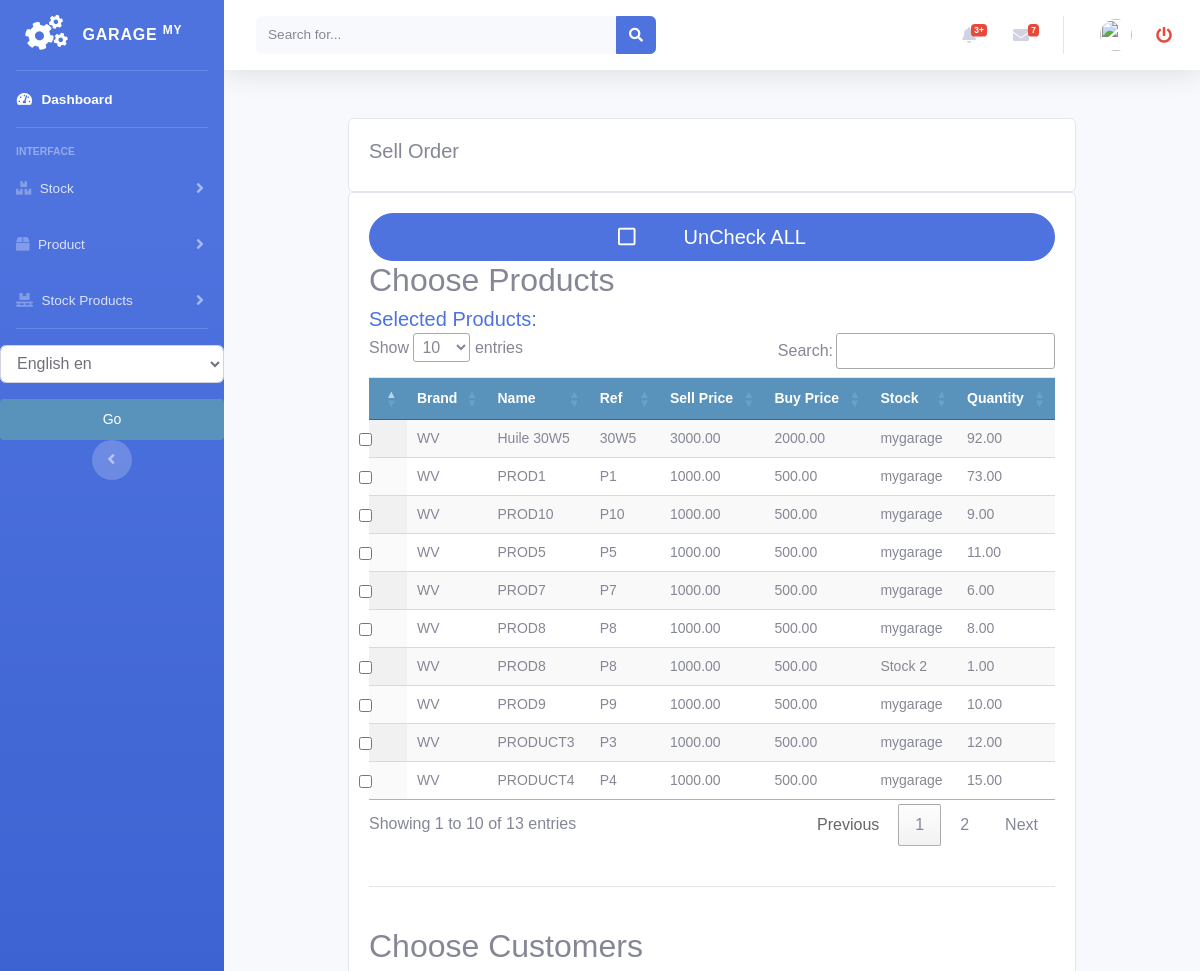
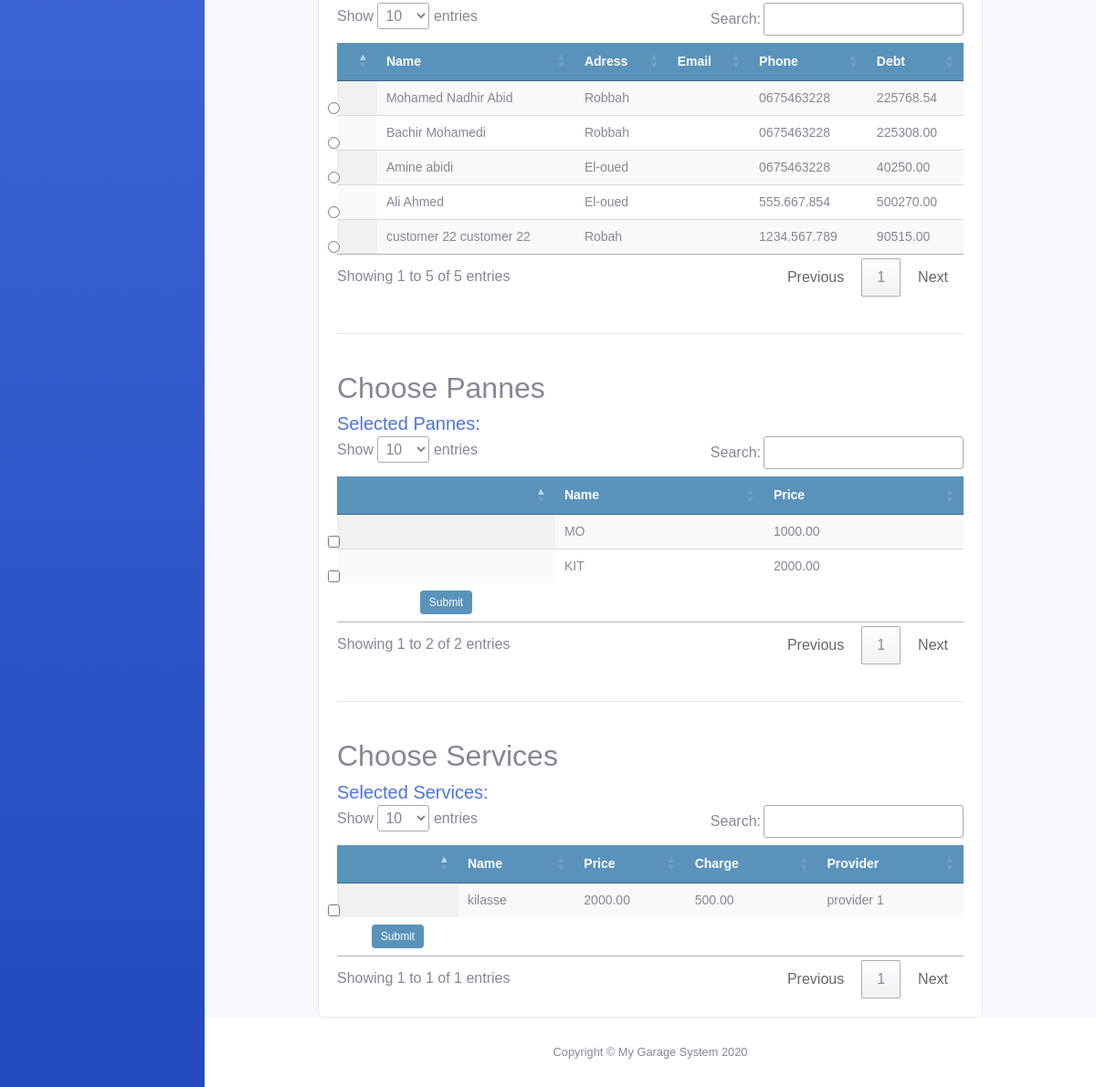
Screenshot of /stock/order_stockproduct_list with the database file from the repository (2 pictures, top to bottom).
### stock/models.py (models this page shows, shortened)
class StockProduct(models.Model):
    product = models.ForeignKey(Product, null=True, on_delete=models.CASCADE)
    quantity = models.DecimalField(max_digits=10, decimal_places=2, default=0)
    stock = models.ForeignKey(Stock, null=True, on_delete=models.CASCADE)
    class Meta:
        ordering = ('product',)
        verbose_name = 'stockproduct'
        verbose_name_plural = 'stockproducts'

class Stock(models.Model):
    name = models.CharField(max_length=250, null=True)
    class Meta:
        ordering = ('name',)
        verbose_name = 'stock'
        verbose_name_plural = 'stocks'
    def __str__(self):
        return self.name

### product/models.py (models this page shows, shortened)
class Product(models.Model):
    brand = models.CharField(max_length=250, null=True)
    name = models.CharField(max_length=250, null=True)
    ref = models.CharField(max_length=250, null=True)
    desc = models.CharField(max_length=250, null=True, blank=True)
    image = models.ImageField(upload_to='products/%Y/%m/%d', blank=True, )
    buyprice = models.DecimalField(max_digits=10, null=True, decimal_places=2, default=0)
    sellprice = models.DecimalField(max_digits=10, null=True, decimal_places=2, default=0)
    alert_quantity = models.PositiveIntegerField(default=1, blank=True, null=True)
    stock = models.ForeignKey('stock.Stock', blank=False, null=False, on_delete=models.CASCADE, default=1)
    class Meta:
        ordering = ('name',)
        verbose_name = 'product'
        verbose_name_plural = 'products'

### customer/models.py (models this page shows, shortened)
class Customer(models.Model):
    firstname = models.CharField(max_length=250, null=True)
    lastname = models.CharField(max_length=250, null=True)
    address = models.CharField(max_length=200, null=True)
    phone = models.CharField(max_length=200, null=True)
    date_created = models.DateTimeField(auto_now_add=True, null=True)
    date_updated = models.DateTimeField(auto_now=True)
    date_joined = models.DateField(null=True)
    enterprise = models.BooleanField(default=False)
    debt = models.DecimalField(max_digits=10, decimal_places=2, null=True, default=0)

### rdv/models.py (models this page shows)
class Panne(models.Model):
    desc = models.TextField(null=True, blank=True)
    price = models.DecimalField(max_digits=10, decimal_places=2)

### services/models.py (models this page shows, shortened)
class Service(models.Model):
    name = models.CharField(max_length=200, null=True)
    price = models.DecimalField(max_digits=10, decimal_places=2)
    charge = models.DecimalField(max_digits=10, decimal_places=2)
    provider = models.ForeignKey(ServiceProvider, on_delete=models.DO_NOTHING)
    created = models.DateTimeField(auto_now_add=True)
    updated = models.DateTimeField(auto_now=True)

class ServiceProvider(models.Model):
    name = models.CharField(max_length=200, null=True)
    phone = models.CharField(max_length=200, null=True)
    created = models.DateTimeField(auto_now_add=True)
    updated = models.DateTimeField(auto_now=True)
    credit = models.DecimalField(max_digits=10, decimal_places=2, null=True, default=0.0)
    def __str__(self):
        return self.name

### stock/views.py (the view, shortened to what this page needs)
# urls.py: path('order_stockproduct_list', views.order_stockproduct_list, name='order_stockproduct_list'),
def order_stockproduct_list(request):
    stockproducts = StockProduct.objects.all().filter(quantity__gt=0)
    customers = Customer.objects.all()
    pannes = Panne.objects.all()
    services = Service.objects.all()
    context = {
        'customers': customers,
        'stockproducts': stockproducts,
        'pannes': pannes,
        "services": services,
    }
    return render(request, 'stockproduct/order_list_stockproduct.html', context)

### accounts/templatetags/erpextra.py (called while the page is built)
@register.filter(name='has_group')
def has_group(user, group_name):
    group = Group.objects.get(name=group_name)
    return True if group in user.groups.all() else False

### stock/templates/stockproduct/order_list_stockproduct.html (shortened to what this page needs)
{% extends 'home.html' %}
{% load static %}
{% load i18n %}
{% block content %}
<br>
<div class="container">
    <div class="row">
        <div class="col-md">
            <div class="card card-body">
                <h5>{% trans "Sell Order" %}</h5>
            </div>
            <div class="card card-body">
                <button class="btn btn-primary btn-lg rounded-pill check" onclick="uncheck_all()"><i class="far fa-square text-left pr-5"></i>UnCheck ALL</button>
                <form id="order-form" action="" method="post">
                    {% csrf_token %}
                    <h2>{% trans "Choose Products" %}</h2>
                    <div>
                        <h5 class="text-primary d-inline">
                            {% trans "Selected Products"  %}:
                        </h5>
                    </div>
                    <table id="table_id" class=" table display text-center">
                        <thead>
                            <tr>
                                <th><label class="form-check-label" for="{{prod.id}}"></label></th>
                                <th>{% trans "Brand" %}</th>
                                <th>{% trans "Name" %}</th>
                                <th>{% trans "Ref" %}</th>
                                <th>{% trans "Sell Price" %}</th>
                                <th>{% trans "Buy Price" %}</th>
                                <th>{% trans "Stock" %}</th>
                                <th>{% trans "Quantity" %}</th>
                            </tr>
                        </thead>
                        <tbody>
                            {% for prod in stockproducts %}
                            <tr class="row{% cycle '1' '2' %}">
                                <td>
                                    <input onclick="count_products(this.id)" class="form-check-input product-input" type="checkbox" value="{{prod.id}}"
                                        id="{{prod.id}}" name="products">
                                </td>
                                <td>
                                    {{prod.product.brand}}
                                </td>
                                <td>
                                    {{prod.product.name}}
                                </td>
                                <td>
                                    {{prod.product.ref}}
                                </td>
                                <td>
                                    {{prod.product.sellprice}}
                                </td>
                                <td>
                                    {{prod.product.buyprice}}
                                </td>
                                <td>
                                    {{prod.stock}}
                                </td>
                                <td>
                                    {{prod.quantity}}
                                </td>
                            </tr>
                            {% endfor %}
                        </tbody>
                    </table>
                    <br>
                    <hr>
                    <br>
                    <h2>{% trans "Choose Customers" %}</h2>
                    <table id="table_customer" class="display text-center">
                        <thead>
                            <tr>
                                <th></th>
                                <th>{% trans "Name" %}</th>
                                <th>{% trans "Adress" %}</th>
                                <th>{% trans "Email" %}</th>
                                <th>{% trans "Phone" %}</th>
                                <th>{% trans "Debt" %}</th>
                            </tr>
                        </thead>
                        <tbody>
                            {% for customer in customers %}
                            <tr>
                                <td>
                                    <input class="form-check-input" type="radio" value="{{customer.id}}"
                                        id="{{customer.id}}" name="customers">
                                </td>
                                <td>
                                    {{customer.firstname}}
                                    {{customer.lastname}}
                                </td>
                                <td>
                                    {{customer.address}}
                                </td>
                                <td>
                                </td>
                                <td>
                                    {{customer.phone}}
                                </td>
                                <td>
                                    {{customer.debt}}
                                </td>
                            </tr>
                            {% endfor %}
                        </tbody>
                    </table>
                    <br>
                    <hr>
                    <br>
                    <h2>{% trans "Choose Pannes" %}</h2>
                    <div>
                        <h5 class="text-primary d-inline">
                            {% trans "Selected Pannes" %}:
                        </h5>
                    </div>
                    <table id="table_panne" class="display text-center">
                        <thead>
                            <tr>
                                <th></th>
                                <th>{% trans "Name" %}</th>
                                <th>{% trans "Price" %}</th>
                            </tr>
                        </thead>
                        <tbody>
                            {% for panne in pannes %}
                            <tr class="row{% cycle '1' '2' %}">
                                <td>
                                    <input onclick="count_pannes(this.id)" class="form-check-input panne-input"
                                        type="checkbox" value="{{panne.id}}" id="{{panne.id}}" name="pannes">
                                </td>
                                <td>
                                    {{panne.desc}}
                                </td>
                                <td>
                                    {{panne.price}}
                                </td>
                            </tr>
                            {% endfor %}
                        </tbody>
                        <tr class="text-center">
                            <td class="text-center">
                                <input class="btn btn-primary" type="submit" name="submit">
                            </td>
                        </tr>
                    </table>
                    <br>
                    <hr>
                    <br>
                    <h2>{% trans "Choose Services" %}</h2>
                    <div>
                        <h5 class="text-primary d-inline">
                            {% trans "Selected Services" %}:
                        </h5>
                    </div>
                    <table id="table_service" class="display text-center">
                        <thead>
                            <tr>
                                <th></th>
                                <th>{% trans "Name" %}</th>
                                <th>{% trans "Price" %}</th>
                                <th>{% trans "Charge" %}</th>
                                <th>{% trans "Provider" %}</th>
                            </tr>
                        </thead>
                        <tbody>
                            {% for service in services %}
                            <tr class="row{% cycle '1' '2' %}">
                                <td>
                                    <input onclick="count_services(this.id)" class="form-check-input service-input" type="checkbox" value="{{service.id}}"
                                        id="{{service.id}}" name="services">
                                </td>
                                <td>
                                    {{service.name}}
                                </td>
                                <td>
                                    {{service.price}}
                                </td>
                                <td>
                                    {{service.charge}}
                                </td>
                                <td>
                                    {{service.provider}}
                                </td>
                            </tr>
                            {% endfor %}
                        </tbody>
                        <tr class="text-center">
                            <td class="text-center">
                                <input class="btn btn-primary" type="submit" name="submit">
                            </td>
                        </tr>
                    </table>
                </form>
            </div>
        </div>
    </div>
</div>
{% endblock %}
{% block jsscript %}
<link rel="stylesheet" href="https://ajax.googleapis.com/ajax/libs/jqueryui/1.12.1/themes/smoothness/jquery-ui.css">
<link rel="stylesheet" href="https://cdnjs.cloudflare.com/ajax/libs/chosen/1.8.7/chosen.min.css" />
<link rel="stylesheet" type="text/css" href="https://cdn.datatables.net/1.10.22/css/jquery.dataTables.css">
{% endblock %}

### static/css/main.css (style rules this page uses)
body { margin:0; padding:0; font-family:helvetica, sans-serif; }
h1, h2, h3, h4, h5 , h6 { font-family: 'Ubuntu', sans-serif; font-weight:normal; }
a.button, input[type="submit"] { color:#fff; background:#5993bb; border-radius:4px; padding:10px 20px; font-size:14px; border:0; }
.text-left { text-align:left; }
table { width:100%; border-spacing:0; border-collapse: collapse; }
table th, table td { text-align:left; font-size:14px; padding:10px; margin:0; }
tbody tr:nth-child(odd) { background:#efefef; }
thead th, tbody tr.total { background:#5993bb; color:#fff; font-weight:bold; }
td input[type="submit"] { font-size:12px; padding:4px 10px; }

### rows the page displays
StockProduct: product.brand "WV", product.name "Huile 30W5", product.ref "30W5", product.sellprice "3000.00", product.buyprice "2000.00", stock "mygarage", quantity "92.00"
StockProduct: product.brand "WV", product.name "PROD1", product.ref "P1", product.sellprice "1000.00", product.buyprice "500.00", stock "mygarage", quantity "73.00"
StockProduct: product.brand "WV", product.name "PROD10", product.ref "P10", product.sellprice "1000.00", product.buyprice "500.00", stock "mygarage", quantity "9.00"
StockProduct: product.brand "WV", product.name "PROD5", product.ref "P5", product.sellprice "1000.00", product.buyprice "500.00", stock "mygarage", quantity "11.00"
StockProduct: product.brand "WV", product.name "PROD7", product.ref "P7", product.sellprice "1000.00", product.buyprice "500.00", stock "mygarage", quantity "6.00"
StockProduct: product.brand "WV", product.name "PROD8", product.ref "P8", product.sellprice "1000.00", product.buyprice "500.00", stock "mygarage", quantity "8.00"
StockProduct: product.brand "WV", product.name "PROD8", product.ref "P8", product.sellprice "1000.00", product.buyprice "500.00", stock "Stock 2", quantity "1.00"
StockProduct: product.brand "WV", product.name "PROD9", product.ref "P9", product.sellprice "1000.00", product.buyprice "500.00", stock "mygarage", quantity "10.00"
StockProduct: product.brand "WV", product.name "PRODUCT3", product.ref "P3", product.sellprice "1000.00", product.buyprice "500.00", stock "mygarage", quantity "12.00"
StockProduct: product.brand "WV", product.name "PRODUCT4", product.ref "P4", product.sellprice "1000.00", product.buyprice "500.00", stock "mygarage", quantity "15.00"
Customer: firstname "Mohamed Nadhir", lastname "Abid", address "Robbah", phone "0675463228", debt "225768.54"
Customer: firstname "Bachir", lastname "Mohamedi", address "Robbah", phone "0675463228", debt "225308.00"
Customer: firstname "Amine", lastname "abidi", address "El-oued", phone "0675463228", debt "40250.00"
Customer: firstname "Ali", lastname "Ahmed", address "El-oued", phone "555.667.854", debt "500270.00"
Customer: firstname "customer 22", lastname "customer 22", address "Robah", phone "1234.567.789", debt "90515.00"
Panne: desc "MO", price "1000.00"
Panne: desc "KIT", price "2000.00"
Service: name "kilasse", price "2000.00", charge "500.00", provider "provider 1"
